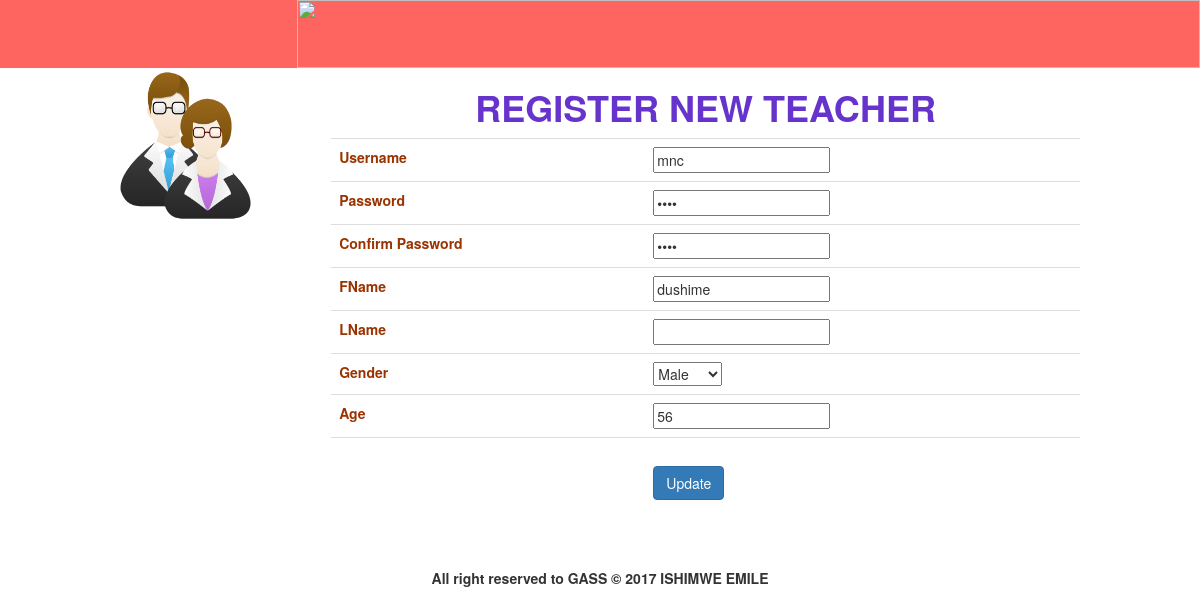
/admin/register.php?update=17, run on the app's committed database.
### tables this page shows
CREATE TABLE `teacher` (
  `t_id` int(3) NOT NULL,
  `username` text NOT NULL,
  `password` varchar(20) NOT NULL,
  `fname` text NOT NULL,
  `lname` text NOT NULL,
  `gender` text NOT NULL,
  `age` int(3) NOT NULL
);

### admin/register.php (the view, shortened to what this page needs)
<?php include_once"registerteacher.php" ?>
<!DOCTYPE HTML PUBLIC "-//W3C//DTD HTML 4.01 Transitional//EN" "http://www.w3.org/TR/html4/loose.dtd">
<html>
<head>
<link href="../quiz.css" rel="stylesheet" type="text/css">
<link href="../assets/bootstrap.css" type="text/css" rel="stylesheet" media="all">
</head>
<body bgcolor="white">
<?php
include("header.php");
?>
<?php $updates=array();
if(isset($_GET['update'])){
	$id=$_GET['update'];
	$query="SELECT * FROM teacher WHERE t_id='$id'";
	$row=mysql_query($query);
	while($result=mysql_fetch_array($row)){
		$updates[]=$result;
	}
	foreach($updates as $update){}
}
?>
 <table width="80%" border="0"bgcolor="white" align="center">
   <tr>
     <td width="132" rowspan="2" valign="top"><span class="style8"><img src="image/Teachers-icon.png" width="131" height="155"></span></td>
     <td width="468" height="57"><h1 align="center"><span class="style8">REGISTER NEW TEACHER</span></h1></td>
   </tr>
   <tr>
     <td>
	 <form name="form1" method="post" action="register.php" onSubmit="/* return check(); */">
       <table width="301" border="0" class="table" align="left">
         <tr>
           <td><div align="left" class="style7">Username </div></td>
           <td><input type="text" name="username" value="<?= ((isset($_GET['update'])?$update['username']:'')) ?>"></td>
         </tr>
         <tr>
           <td class="style7">Password</td>
           <td><input type="password" name="pass" value="<?= ((isset($_GET['update'])?$update['password']:'')) ?>"></td>
         </tr>
         <tr>
           <td class="style7">Confirm Password </td>
           <td><input name="cpass" type="password" id="cpass" value="<?= ((isset($_GET['update'])?$update['password']:'')) ?>"></td>
         </tr>
         <tr>
           <td class="style7">FName</td>
           <td><input name="fname" type="text" id="name" value="<?= ((isset($_GET['update'])?$update['fname']:'')) ?>"></td>
         </tr>
		 <tr>
           <td class="style7">LName</td>
           <td><input name="lname" type="text" id="name" value="<?= ((isset($_GET['update'])?$update['lname']:'')) ?>"></td>
         </tr>
         <tr>
           <td class="style7">Gender</td>
           <td><select name="gender">
		   <option>Male</option>
		   </select></td>
         </tr>
         <tr>
           <td valign="top" class="style7">Age</td>
           <td><input name="age" type="text" id="age" value="<?= ((isset($_GET['update'])?$update['age']:'')) ?>"></td>
         </tr>
         <tr>
           <td>&nbsp;</td>
           <td><br/><input type="submit" class="btn btn-primary" name="<?= ((isset($_GET['update'])?'Update':'Submit')) ?>" value="<?= ((isset($_GET['update'])?'Update':'Register')) ?>">
           </td>
         </tr>
         <table width="100%">
   <tr>
    <td aling=right>
	</td>
  </tr>
</table>
       </table>
     </form></td>
   </tr>
   <tr ></tr><br>
   <tr>
  <td colspan="3"><center><strong>All right reserved to GASS &copy; 2017 ISHIMWE EMILE</strong></center></td>
  </tr>
 </table>
 <p>&nbsp; </p>
</body>
</html>

### quiz.css (style rules this page uses)
body { margin-left: 0px; margin-top: 0px; }
.style7 { color: #993300; font-weight: bold; }
.style8 { color: #6633CC; font-weight: bold; }

### data on the page
teacher: username "mnc", fname "dushime", age "56"
